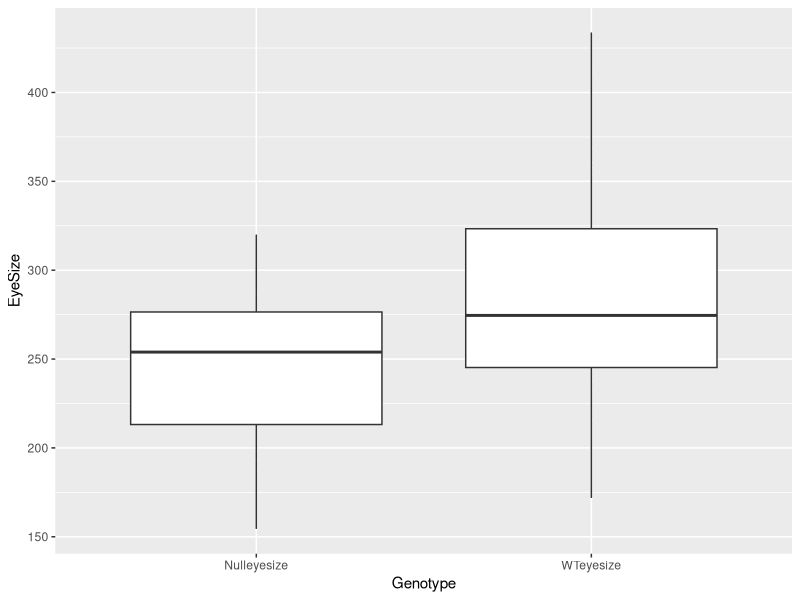
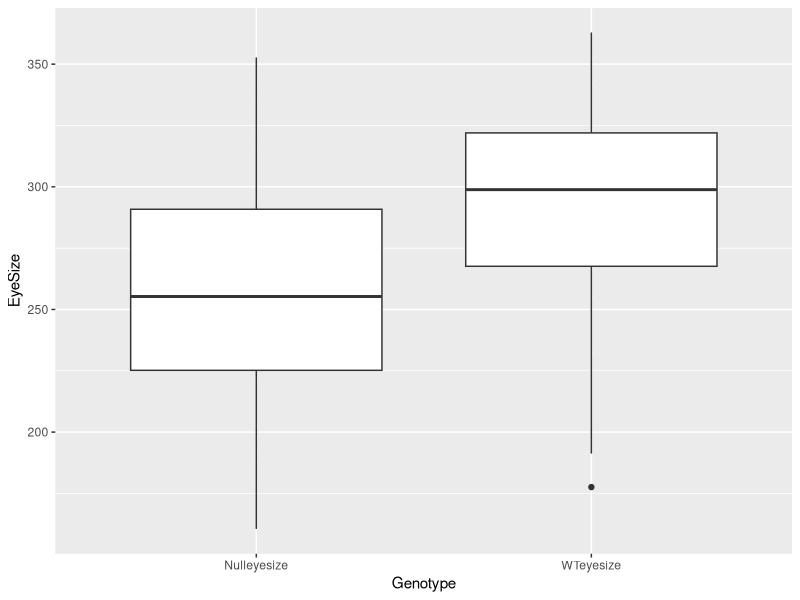

The R source for these figures, in order:
## ---- chunk 1
knitr::opts_chunk$set(echo = TRUE)
## ---- chunk 2

#Description-------------------
# This is a re-work of the eye size data I created in homework 8 using structural programming
 #  23 Mar 2022
 #JAG
 #-----------------------------
 
 #Intialize------------------
 library(tidyverse)
 #set.seed(100)
 
 #Load Functions--------------
 ###############################
 #FUNCTION:createDataframe
 # purpose:To take eyesize data and set them to adjust the size,mean, and SD affects the output
 # input: variables of eye size
 # output: a long dataframe that can be manipulated
 #------------------------------
createDataframe <- function(size=30, meanWT=290 , meanN= 240, sd=50 )
  {

eye_size_df <- data.frame (WTeyesize = rnorm(n=size, mean=meanWT, sd=sd),
  Nulleyesize = rnorm(n=size, mean=meanN, sd=sd))

long_df <- eye_size_df %>%
      pivot_longer(cols=WTeyesize:Nulleyesize, names_to= "Genotype" , values_to= "EyeSize") 


}
 
 data<-createDataframe()
 
###############################
#FUNCTION: chi2
# purpose: To perform a statistical analysis on the data
# input: an x variable and y variable 
# output : the summary of the chi square pvalue
#------------------------------
chi2 <- function(createDataFrame)  {
  c_df<-chisq.test(eye_size_df$Nulleyesize,eye_size_df$WTeyesize, correct=FALSE)
summary(c_df)

}
###############################
#FUNCTION: graphData
# purpose: To visualize the differences in eyesize
# input:long eyesize dataframe
# output: abox plot of the two catgories of eye
#------------------------------
graphData <- function(data)  {
  
 
  

  p1 <- ggplot(data=data, aes(x=Genotype, y=EyeSize)) + geom_point(color="white" , fill="purple", size=0.2) +
  stat_boxplot()
  
  
  
  return(print(p1))
  
}

graphData(data)

 #Global Variables------------
 
 
 
 #Program Body----------------
 
data<- createDataframe()
print(data)
graphData(data)

